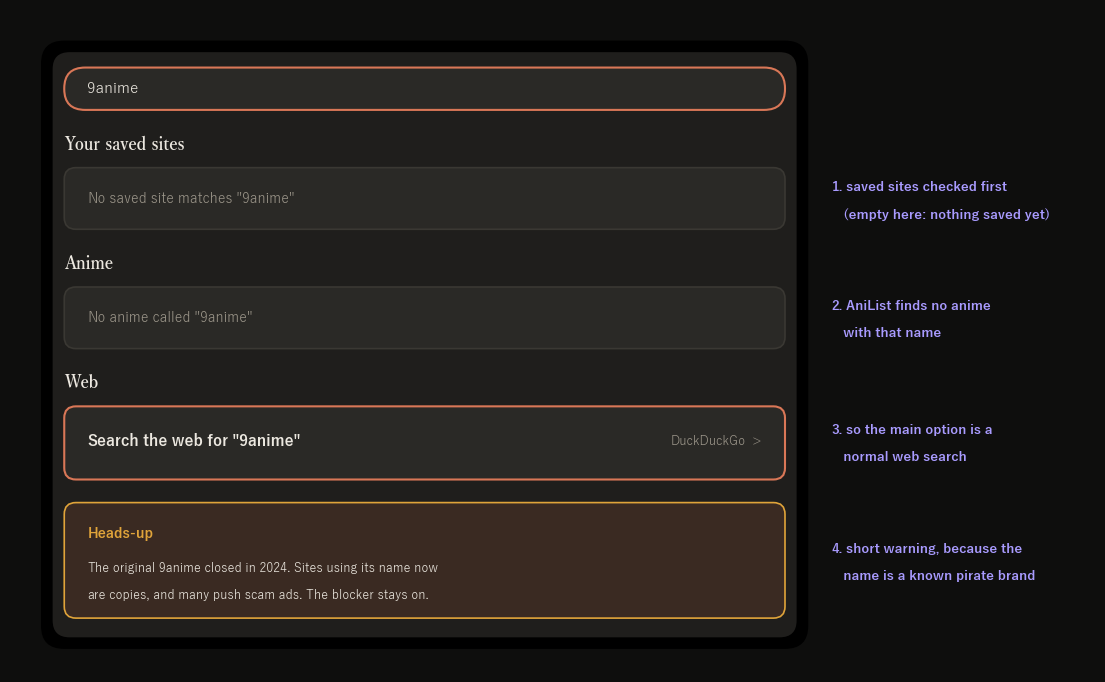

This chart was generated by the following Python code:
import sys
import matplotlib
matplotlib.use("Agg")
import matplotlib.pyplot as plt
from matplotlib.patches import FancyBboxPatch

plt.rcParams["font.family"] = ["Yu Gothic", "Meiryo", "DejaVu Sans"]
plt.rcParams["font.serif"] = ["Yu Mincho", "MS Mincho", "DejaVu Serif"]

BACKGROUND = "#1F1E1C"
CARD = "#2A2926"
BORDER = "#3A3833"
INK = "#ECE8E0"
MUTED = "#9C968A"
ACCENT = "#D97757"
WARNING = "#E0A43A"
CALLOUT = "#A99BFF"

fig, ax = plt.subplots(figsize=(14, 8.6))
ax.set_xlim(0, 14)
ax.set_ylim(0, 8.6)
ax.axis("off")
fig.patch.set_facecolor("#0E0E0D")


def rounded(x, y, w, h, face, edge="none", lw=1.2, radius=0.15):
    ax.add_patch(FancyBboxPatch((x, y), w, h, boxstyle=f"round,pad=0,rounding_size={radius}",
                                facecolor=face, edgecolor=edge, linewidth=lw))


def label(x, y, text, size=10, color=INK, weight="normal", ha="left", family=None):
    ax.text(x, y, text, fontsize=size, color=color, weight=weight, ha=ha, va="center", family=family)


def section_heading(y, text):
    label(0.7, y, text, 12, INK, "bold", family="serif")


def empty_result_card(y, text):
    rounded(0.7, y, 9.3, 0.8, CARD, BORDER)
    label(1.0, y + 0.4, text, 10, MUTED)


rounded(0.4, 0.3, 9.9, 7.9, "#000000", radius=0.3)
rounded(0.55, 0.45, 9.6, 7.6, BACKGROUND, radius=0.22)
rounded(0.7, 7.3, 9.3, 0.55, CARD, ACCENT, lw=1.5, radius=0.27)
label(1.0, 7.575, "9anime", 11)

section_heading(6.85, "Your saved sites")
empty_result_card(5.75, 'No saved site matches "9anime"')

section_heading(5.3, "Anime")
empty_result_card(4.2, 'No anime called "9anime"')

section_heading(3.75, "Web")
rounded(0.7, 2.5, 9.3, 0.95, CARD, ACCENT, lw=1.5)
label(1.0, 3.0, 'Search the web for "9anime"', 11, INK, "bold")
label(9.7, 3.0, "DuckDuckGo  >", 9, MUTED, ha="right")

rounded(0.7, 0.7, 9.3, 1.5, "#3A2A22", WARNING, lw=1.2)
label(1.0, 1.8, "Heads-up", 10, WARNING, "bold")
label(1.0, 1.35, "The original 9anime closed in 2024. Sites using its name now", 9, INK)
label(1.0, 1.0, "are copies, and many push scam ads. The blocker stays on.", 9, INK)

callouts = [
    (6.3, "1. saved sites checked first"),
    (5.95, "   (empty here: nothing saved yet)"),
    (4.75, "2. AniList finds no anime"),
    (4.4, "   with that name"),
    (3.15, "3. so the main option is a"),
    (2.8, "   normal web search"),
    (1.6, "4. short warning, because the"),
    (1.25, "   name is a known pirate brand"),
]
for y, text in callouts:
    label(10.6, y, text, 9.5, CALLOUT, "bold")

fig.savefig(sys.argv[1], dpi=100, bbox_inches="tight", facecolor=fig.get_facecolor())
